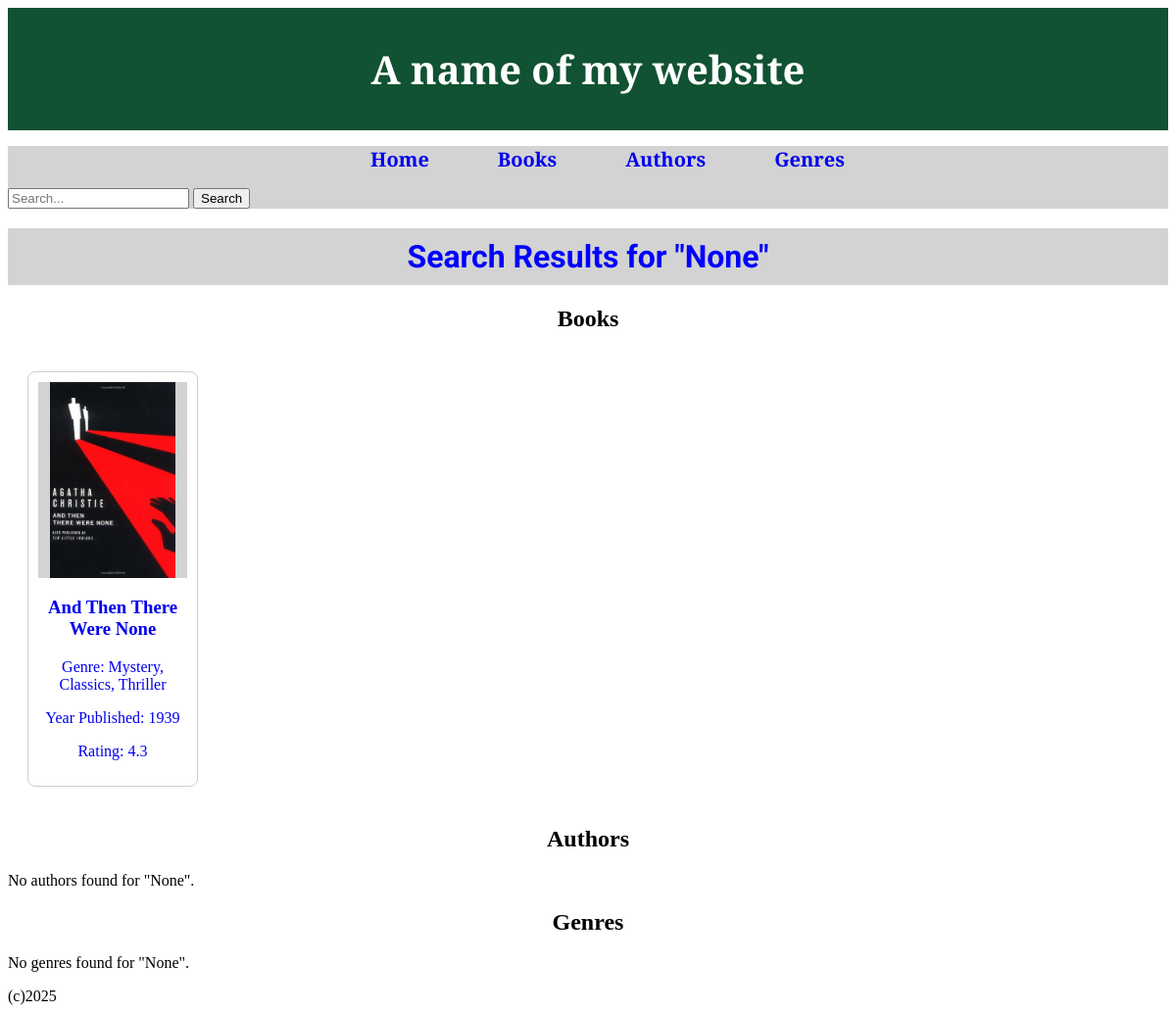
Screenshot of /search with the database file from the repository.
### tables this page shows
CREATE TABLE books (id INTEGER PRIMARY KEY AUTOINCREMENT, name TEXT, year_published INTEGER, description TEXT, photo TEXT, rating INTEGER, author_id INTEGER REFERENCES author (id), genre_id INTEGER REFERENCES genre (id));

### routes.py (the view)
@app.route('/search')
def search():
    query = request.args.get('query')
    conn = sqlite3.connect('books.db')
    cur = conn.cursor()
    cur.execute('''
        -- GROUP_CONCAT to combine multiple genres for each book
                -- into one value, separated by comma and space
        SELECT books.id, books.name, books.photo, books.year_published,
             books.rating, GROUP_CONCAT(genre.name, ', ') AS genres
        FROM books
                -- Join books and books_genre tables on book id
        JOIN books_genre ON books.id = books_genre.book_id
                -- Join books_genre and genre tables on genre id
        JOIN genre ON books_genre.genre_id = genre.id
        WHERE books.name LIKE ? OR CAST(books.year_published AS TEXT) LIKE ?
                -- Combine rows with same book id into one row,
                -- so each book id only has one row,
                -- complementary to GROUP_CONCAT
        GROUP BY books.id
                -- Order the books alphabetically by name
        ORDER BY books.name;
    ''', (f"%{query}%", f"%{query}%"))
    books = cur.fetchall()
    cur.execute('''
        SELECT id, name, birth_year, nationality, photo, biography
        FROM author
        WHERE author.name LIKE ? OR CAST(author.birth_year AS TEXT) LIKE ?
        ORDER BY name;
    ''', (f"%{query}%", f"%{query}%"))
    authors = cur.fetchall()
    cur.execute('''
    SELECT id, name, description
    FROM genre
    WHERE genre.name LIKE ? OR genre.description LIKE ?
    ORDER BY name
    ''', (f"%{query}%", f"%{query}%"))
    genres = cur.fetchall()
    conn.close()
    return render_template("search.html", title="Search Results", books=books,
                           authors=authors, genres=genres, query=query)

### templates/search.html
{% extends "layout.html" %}
{% block content %}
<div class="search-results">
    <h1>Search Results for "{{ query }}"</h1>
    <section class="books-section">
    <h2>Books</h2>
    {% if books %}
        <div class="all-books">
            {% for book in books %}
                <div class="book-card">
                    <a href="{{ url_for('book_by_id', id=book[0]) }}">
                    <div class="book-cover">
                        <img src="{{ url_for('static', filename='images/covers/' + book[2]) }}" alt="{{ book[1] }} cover">
                    </div>
                    <h3>{{ book[1] }}</h3>
                    <p>Genre: {{ book[5] }}</p>
                    <p>Year Published: {{ book[3] }}</p>
                    <p>Rating: {{ book[4] }}</p>
                    </a>
                </div>
            {% endfor %}
        </div>
    {% else %}
        <p>No books found for "{{ query }}".</p>
    {% endif %}
</section>
    <section class="authors-section">
    <h2>Authors</h2>
    {% if authors %}
        <div class="all-authors">
            {% for author in authors %}
                <div class="author-card">
                    <a href="{{ url_for('author_by_id', id=author[0]) }}">
                    <div class="authors-photo">
                        <img src="{{ url_for('static', filename='images/authors/' + author[4]) }}" alt="{{ author[1] }} photo">
                    </div>
                    <h3>{{ author[1] }}</h3>
                    <p>Birth Year: {{ author[2] }}</p>
                    <p>Nationality: {{ author[3] }}</p>
                    </a>
                </div>
            {% endfor %}
        </div>
    {% else %}
        <p>No authors found for "{{ query }}".</p>
    {% endif %}
</section>
    <section class="genres-section">
    <h2>Genres</h2>
    {% if genres %}
        <div class="all-genres">
            {% for genre in genres %}
                <div class="genre-card">
                    <a href="{{ url_for('genre_by_id', id=genre[0]) }}">
                    <p>{{ genre[1] }}</p>
                    </a>
                </div>
            {% endfor %}
        </div>
    {% else %}
        <p>No genres found for "{{ query }}".</p>
    {% endif %}
</section>
</div>
{% endblock %}

### static/css/style.css (style rules this page uses)
h1 { color:blue; font-family: 'roboto'; text-align: center; margin-top: 20px; background-color: #D3D3D3; padding: 10px; }
h2 { text-align: center; }
.all-books { display: grid; grid-template-columns: repeat(auto-fill, minmax(150px, 1fr)); gap: 20px; padding: 20px; }
.book-card { border: 1px solid #ccc; border-radius: 8px; text-align: center; padding: 10px; }
.book-card a { text-decoration: none; }
.book-cover { background-color: #D3D3D3; height: 200px; display: flex; align-items: center; justify-content: center; font-weight: bold; }
.book-cover img { max-height: 100%; max-width: 100%; object-fit: contain; }

### rows the page displays
books: photo (placeholder picture), name "And Then There Were None", book "Mystery, Classics, Thriller", year_published "1939", rating "4.3"

### other values shown
{{ query }} "None"
